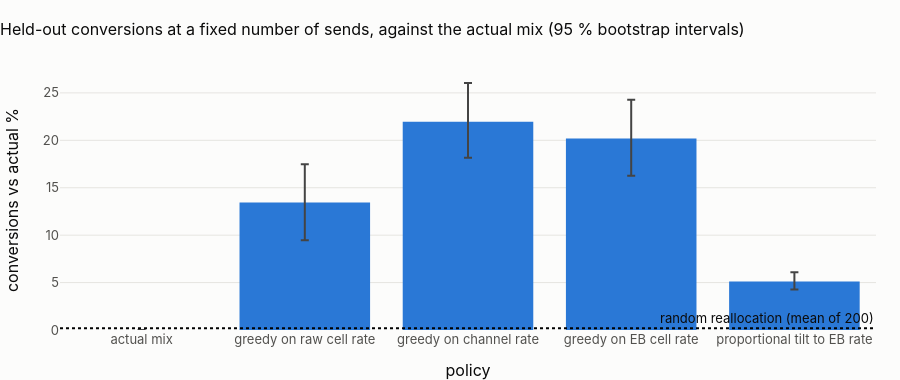

Notebook code for this chart:
### Markdown cell above
## 1 · Policies

### Code cell
CAP = 2.0
base = cells.sends_ho.to_numpy(dtype=float)
raw_rate = (cells.conversions_fit / cells.sends_fit).to_numpy()
chan_rate = (
    cells.groupby("send_channel")
    .apply(lambda d: d.conversions_fit.sum() / d.sends_fit.sum(), include_groups=False)
    .reindex(cells.send_channel)
    .to_numpy()
)


def greedy(score: np.ndarray) -> np.ndarray:
    """Fill cells in descending score order up to CAP × their actual sends until the fixed total is used."""
    order = np.lexsort((np.arange(len(score)), -score))  # stable: ties keep the cell order
    alloc, left = np.zeros(len(score)), TOTAL
    for i in order:
        a = min(CAP * base[i], left)
        alloc[i], left = a, left - a
    return alloc


POLICIES = {
    "actual mix": base,
    "greedy on raw cell rate": greedy(raw_rate),
    "greedy on channel rate": greedy(chan_rate),
    "greedy on EB cell rate": greedy(cells.rate_eb.to_numpy()),
    "proportional tilt to EB rate": base
    * cells.rate_eb.to_numpy()
    / np.average(cells.rate_eb, weights=base),
}
ix = cells.set_index(KEY)
rows = []
for name, w in POLICIES.items():
    v = g.policy_value(ix, pd.Series(w, index=ix.index), TOTAL)
    rows.append({"policy": name, **v})
placebo = []
for _ in range(200):
    v = g.policy_value(ix, pd.Series(greedy(rng.random(len(cells))), index=ix.index), TOTAL)
    placebo.append(v["conversions"])
pol = pd.DataFrame(rows)
act = pol.set_index("policy").loc["actual mix"]
pol["conversions vs actual %"] = 100 * (pol.conversions / act.conversions - 1)
pol["cost vs actual %"] = 100 * (pol.cost / act.cost - 1)

# paired parametric bootstrap of the realised held-out outcomes
B = 1000
n_ho = cells.sends_ho.to_numpy().astype(int)
draw = (
    rng.binomial(n_ho[None, :], cells.rate_ho.to_numpy()[None, :], size=(B, len(cells)))
    / n_ho[None, :]
)
W = {k: (v / v.sum() * TOTAL) for k, v in POLICIES.items()}
conv_b = {k: draw @ w for k, w in W.items()}
for k in POLICIES:
    d = conv_b[k] - conv_b["actual mix"]
    i = pol.policy == k
    pol.loc[i, "gain 2.5 %"], pol.loc[i, "gain 97.5 %"] = np.quantile(d, [0.025, 0.975])
    pol.loc[i, "p (gain ≤ 0)"] = (d <= 0).mean() if k != "actual mix" else np.nan
pol["sends to SMS %"] = [
    100 * W[k][cells.send_channel.to_numpy() == "SMS"].sum() / TOTAL for k in pol.policy
]
show(pol.round(3), paging=False)
fig = px.bar(
    pol,
    x="policy",
    y="conversions vs actual %",
    error_y=100 * (pol["gain 97.5 %"] / act.conversions) - pol["conversions vs actual %"],
    error_y_minus=pol["conversions vs actual %"] - 100 * (pol["gain 2.5 %"] / act.conversions),
    title="Held-out conversions at a fixed number of sends, against the actual mix (95 % bootstrap intervals)",
)
fig.add_hline(
    y=100 * (np.mean(placebo) / act.conversions - 1),
    line_dash="dot",
    annotation_text="random reallocation (mean of 200)",
)
fig.update_layout(height=380)
fig.show()
pol_out = pol.assign(cap=CAP, total_sends=TOTAL, placebo_mean_conversions=np.mean(placebo))
pol_out.to_csv(OUT / "granularity_time_allocation.csv", index=False)
best = pol.loc[pol.conversions.idxmax()]
rawp = pol.set_index("policy").loc["greedy on raw cell rate"]
ebp = pol.set_index("policy").loc["greedy on EB cell rate"]
display(
    Markdown(
        f"**The best policy, {best.policy}, converts {best['conversions vs actual %']:+.1f} % more at the same number of "
        f"sends (95 % interval {100 * best['gain 2.5 %'] / act.conversions:+.1f} to "
        f"{100 * best['gain 97.5 %'] / act.conversions:+.1f} %), moving the SMS share from "
        f"{pol['sends to SMS %'].iloc[0]:.0f} % to {best['sends to SMS %']:.0f} % of sends and raising send cost "
        f"{best['cost vs actual %']:+.0f} %.** "
        f"A random reallocation under the same cap gains {100 * (np.mean(placebo) / act.conversions - 1):+.1f} % on "
        f"average, so the gain is the channel signal, not the reshuffling. Choosing cells by their **raw** rate gains "
        f"{rawp['conversions vs actual %']:+.1f} % against {ebp['conversions vs actual %']:+.1f} % for the "
        "shrunk rate: the raw ranking partly selects cells that were lucky in the fit period (the winner's curse), "
        "which shrinkage removes. "
        f"Over the held-out year the reallocation is worth {best.conversions - act.conversions:,.0f} more conversions "
        f"(gross attributed value {best.value - act.value:,.0f} USD, not a margin, see notebook 04)."
    )
)

### Figure 1 — Plotly figure (JSON) as saved in the notebook; plotly's stock layout.template omitted (floating-point values rounded to 4 significant figures)
{"data": [{"error_y": {"array": [0.0, 4.032, 4.077, 4.097, 0.9692], "arrayminus": [0.0, 3.99, 3.812, 3.912, 0.8527]}, "hovertemplate": "policy=%{x}<br>conversions vs actual %=%{y}<extra></extra>", "legendgroup": "", "marker": {"color": "#2a78d6", "pattern": {"shape": ""}}, "name": "", "orientation": "v", "showlegend": false, "textposition": "auto", "type": "bar", "x": ["actual mix", "greedy on raw cell rate", "greedy on channel rate", "greedy on EB cell rate", "proportional tilt to EB rate"], "xaxis": "x", "y": [0.0, 13.45, 21.97, 20.18, 5.116], "yaxis": "y"}], "layout": {"annotations": [{"showarrow": false, "text": "random reallocation (mean of 200)", "x": 1, "xanchor": "right", "xref": "x domain", "y": 0.1784, "yanchor": "bottom", "yref": "y"}], "barmode": "relative", "height": 380, "legend": {"tracegroupgap": 0}, "shapes": [{"line": {"dash": "dot"}, "type": "line", "x0": 0, "x1": 1, "xref": "x domain", "y0": 0.1784, "y1": 0.1784, "yref": "y"}], "title": {"text": "Held-out conversions at a fixed number of sends, against the actual mix (95 % bootstrap intervals)"}, "xaxis": {"anchor": "y", "domain": [0.0, 1.0], "title": {"text": "policy"}}, "yaxis": {"anchor": "x", "domain": [0.0, 1.0], "title": {"text": "conversions vs actual %"}}}}
